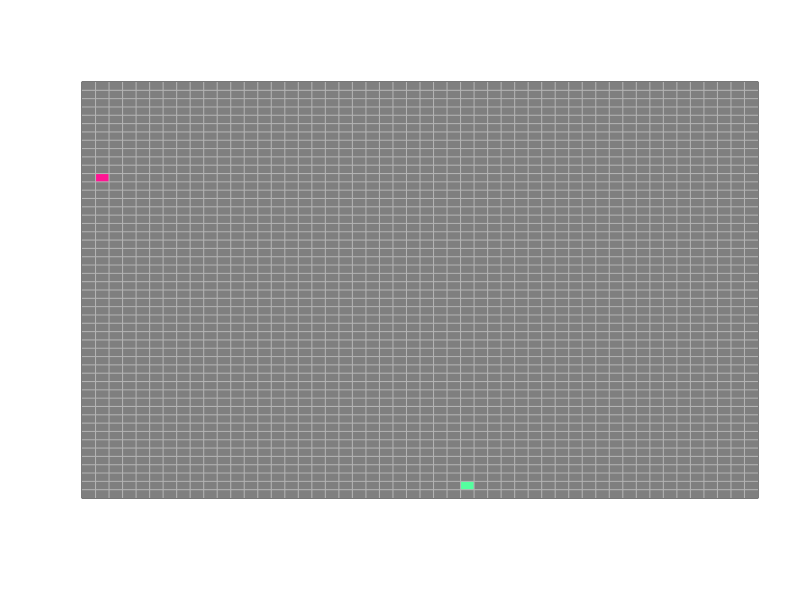
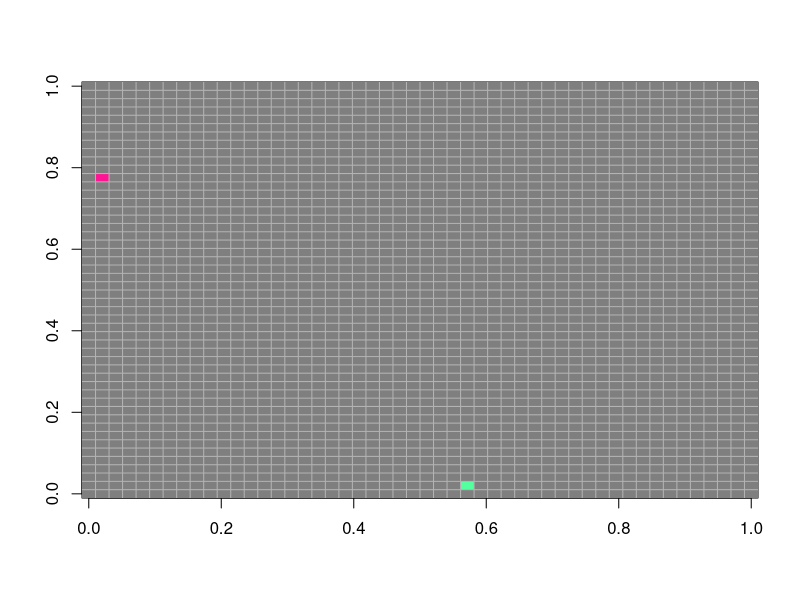
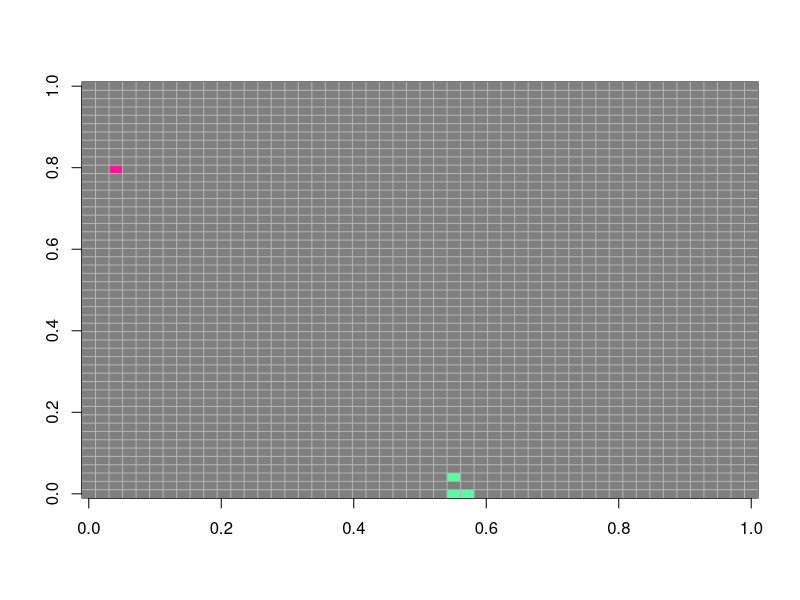
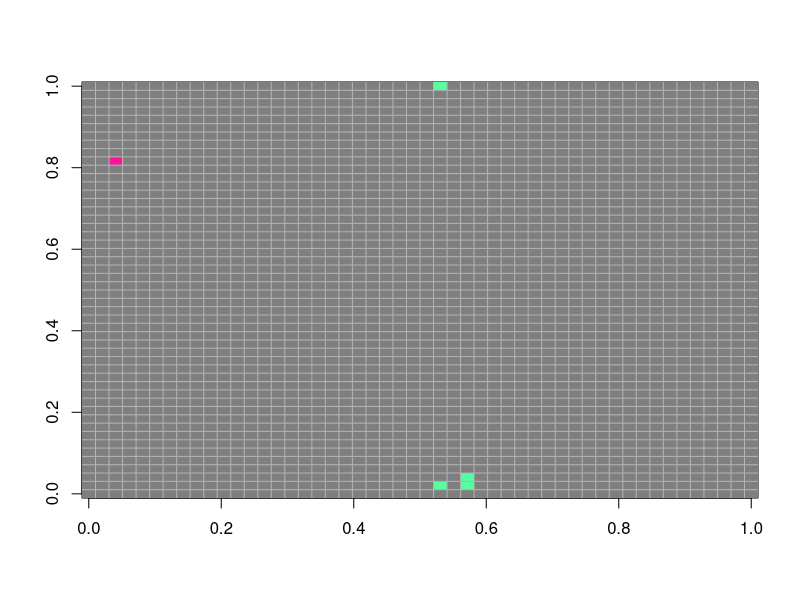
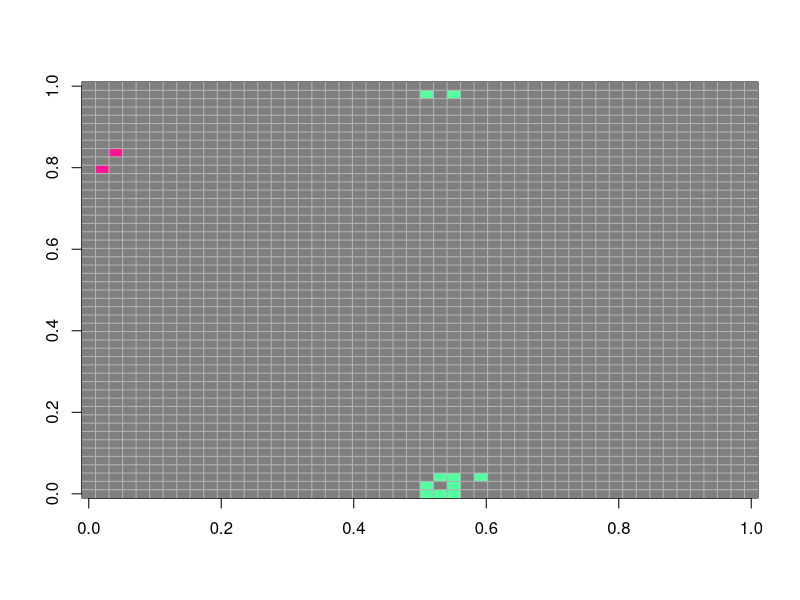
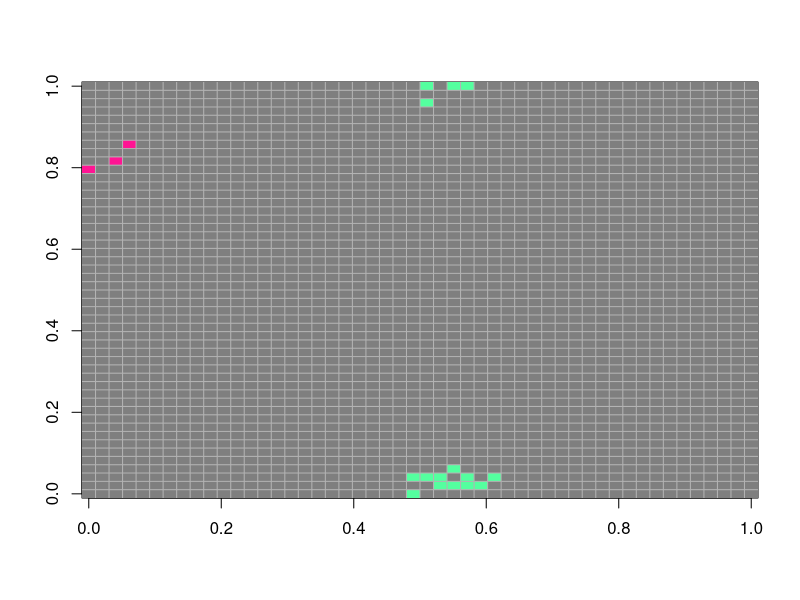
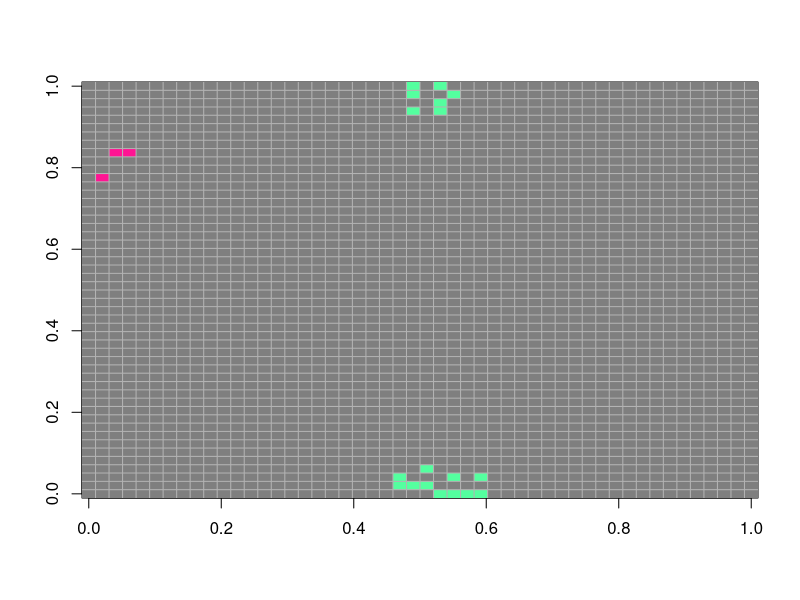
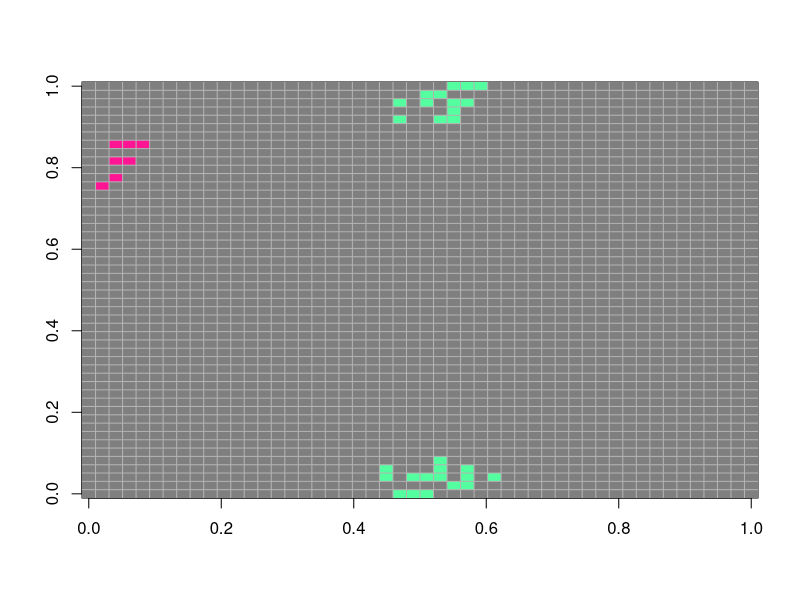

The R source for these figures, in order:
# se comparten plasmidos entre todos sin afectar a bacterias con un plasmido
## Bueno

rm(list=ls())
q=0.5 
n=50 
mat=matrix(ncol=n,nrow=n,0) 

mat[2,39]=1 
mat[29,2]=2 
image(mat,col=c("grey50","deeppink","seagreen1"),yaxt="n",xaxt="n",zlim=c(0,2)) 
grid(nx=n,ny=n,col="grey70",lty=1)

temp=mat
t=80 
n_helalthy=rep(0,t) 
n_infected=rep(0,t) 
n_resistant=rep(0,t) 

for (k in 1:t){ 
  kH=0 
  kI=0 
  kR=0 
  
  for (i in 1:n){
    for (j in 1:n){
      if (mat[i,j]==0) { kH=kH+1} 
      if (mat[i,j]==1) { kI=kI+1} 
      if (mat[i,j]==2) { kR=kR+1} 
      R=0 
      R1= 0
      R0 = 0
      
      
      if (mat[i,j]==0){ 
        E=i+1
        W=i-1
        N=j-1
        S=j+1
        
        if (E==n+1) { E=1}
        if (W==0) { W=n}
        if (N==0) { N=n}
        if (S==n+1) { S=1}
        
        if(mat[E,j]==1){R=R+1} 
        if(mat[W,j]==1){R=R+1} 
        if(mat[i,N]==1){R=R+1} 
        if(mat[i,S]==1){R=R+1} 
        if(mat[E,N]==1){R=R+1} 
        if(mat[E,S]==1){R=R+1} 
        if(mat[W,N]==1){R=R+1} 
        if(mat[W,S]==1){R=R+1} 
      }
      a=-1.5
      b=0.6
      Pinfect=(1/(1+exp(-(a+b*R)))) 
      g<-runif(1) 
      if (g<Pinfect & mat[i,j]==0 & R>0){
        temp[i,j]=1 
      } 
      
      
      if (mat[i,j]==0){ 
        E=i+1
        W=i-1
        N=j-1
        S=j+1
        
        if (E==n+1) { E=1}
        if (W==0) { W=n}
        if (N==0) { N=n}
        if (S==n+1) { S=1}
        
        if(mat[E,j]==2){R1=R1+1} 
        if(mat[W,j]==2){R1=R1+1} 
        if(mat[i,N]==2){R1=R1+1} 
        if(mat[i,S]==2){R1=R1+1} 
        if(mat[E,N]==2){R1=R1+1} 
        if(mat[E,S]==2){R1=R1+1} 
        if(mat[W,N]==2){R1=R1+1} 
        if(mat[W,S]==2){R1=R1+1} 
      }
      a1<- -1.5
      b1<- 0.9
      Pinfect1<- (1/(1+exp(-(a+b*R1)))) 
      g1<- runif(1) 
      if (g1<Pinfect1 & mat[i,j]==0 & R1>0){
        temp[i,j]=2 
      }
      
      
      if (mat[i,j]==2){ 
        E=i+1
        W=i-1
        N=j-1
        S=j+1
        
        if (E==n+1) { E=1}
        if (W==0) { W=n}
        if (N==0) { N=n}
        if (S==n+1) { S=1}
       
        if(mat[E,j]==0){R0=R0+1} 
        if(mat[W,j]==0){R0=R0+1} 
        if(mat[i,N]==0){R0=R0+1} 
        if(mat[i,S]==0){R0=R0+1} 
        if(mat[E,N]==0){R0=R0+1} 
        if(mat[E,S]==0){R0=R0+1} 
        if(mat[W,N]==0){R0=R0+1} 
        if(mat[W,S]==0){R0=R0+1} 
      }
      a=-1.4
      b=0.8
      Pinfect=(1/(1+exp(-(a+b*R0)))) 
      g2<-runif(1) 
      if (g2<Pinfect & mat[i,j]==2 & R0>0){
        temp[i,j]=0 
      }
      
      
      if (mat[i,j]==1){ 
        E=i+1
        W=i-1
        N=j-1
        S=j+1
        
        if (E==n+1) { E=1}
        if (W==0) { W=n}
        if (N==0) { N=n}
        if (S==n+1) { S=1}
        
        if(mat[E,j]==0){R0=R0+1} 
        if(mat[W,j]==0){R0=R0+1} 
        if(mat[i,N]==0){R0=R0+1} 
        if(mat[i,S]==0){R0=R0+1} 
        if(mat[E,N]==0){R0=R0+1} 
        if(mat[E,S]==0){R0=R0+1} 
        if(mat[W,N]==0){R0=R0+1} 
        if(mat[W,S]==0){R0=R0+1} 
      }
      a1<- -1.4
      b1<- 0.8
      Pinfect1<- (1/(1+exp(-(a+b*R0)))) 
      g3<- runif(1) 
      if (g3<Pinfect1 & mat[i,j]==1 & R0>0){
        temp[i,j]=0 
      }
      
      
    }
  }
  image(mat,col=c("grey50","deeppink","seagreen1"),add=F,,zlim=c(0,2)) 
  grid(nx=n,ny=n,col="grey70",lty=1)
  Sys.sleep(0.1) 
  mat=temp 
 
  n_helalthy[k]=kH
  n_infected[k]=kI
  n_resistant[k]=kR
}
